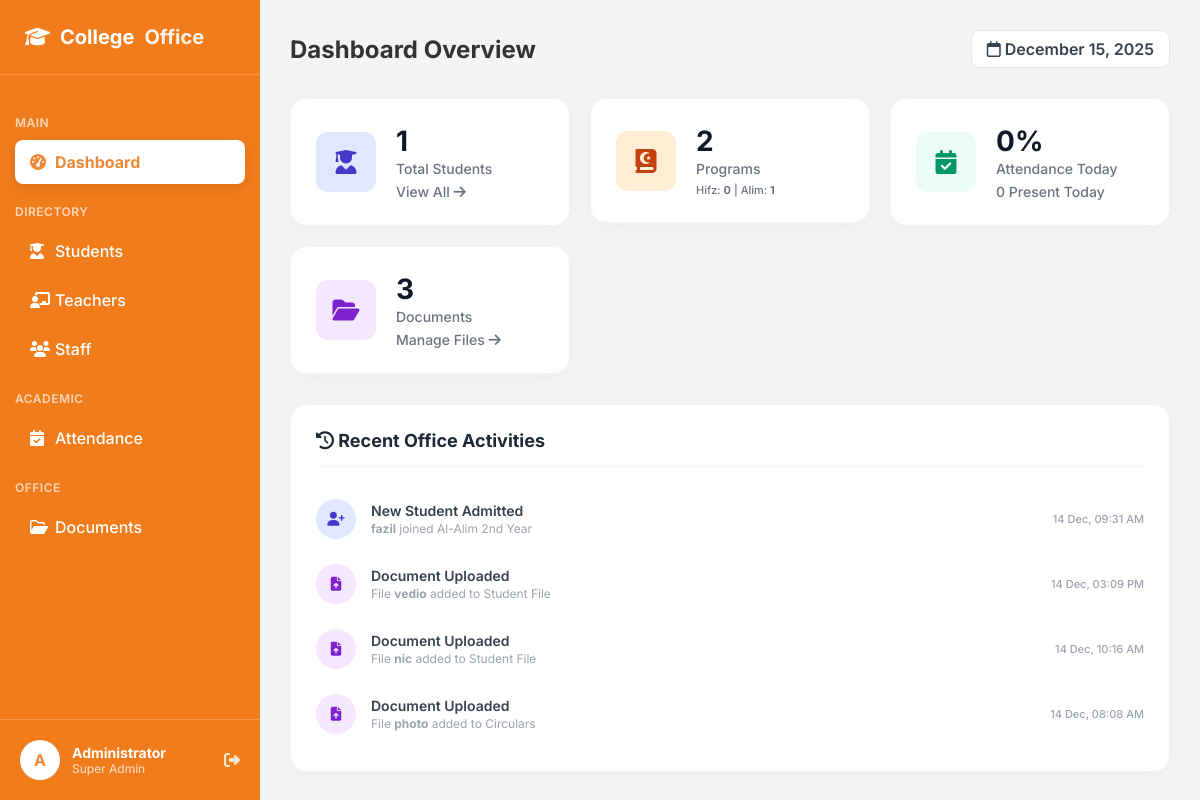
The app's page /dashboard.php (signed in) with its own data.
### tables this page shows
CREATE TABLE `students` (
  `student_id` int(11) NOT NULL,
  `full_name` varchar(100) NOT NULL,
  `admission_no` varchar(20) DEFAULT NULL,
  `class_year` varchar(50) DEFAULT NULL,
  `status` enum('Active','Inactive','Graduated') DEFAULT 'Active',
  `admission_date` date DEFAULT NULL,
  `created_at` timestamp NOT NULL DEFAULT current_timestamp(),
  `phone` varchar(20) DEFAULT NULL,
  `address` text DEFAULT NULL,
  `photo` varchar(255) DEFAULT NULL,
  `father_name` varchar(100) DEFAULT NULL
);

CREATE TABLE `documents` (
  `doc_id` int(11) NOT NULL,
  `title` varchar(100) NOT NULL,
  `file_path` varchar(255) NOT NULL,
  `uploaded_by` int(11) DEFAULT NULL,
  `uploaded_at` timestamp NOT NULL DEFAULT current_timestamp(),
  `category` varchar(50) DEFAULT 'General',
  `file_type` varchar(10) DEFAULT NULL,
  `file_size` varchar(20) DEFAULT NULL,
  `is_starred` tinyint(1) DEFAULT 0,
  `student_id` int(11) DEFAULT NULL
);

### dashboard.php (the view, shortened to what this page needs)
<?php
include 'db_conn.php';
$student_query = "SELECT COUNT(*) as total FROM students";
$student_result = mysqli_query($conn, $student_query);
$student_data = mysqli_fetch_assoc($student_result);
$total_students = isset($student_data['total']) ? intval($student_data['total']) : 0;
$active_query = "SELECT COUNT(*) as total FROM students WHERE status='Active'";
$active_result = mysqli_query($conn, $active_query);
$active_data = mysqli_fetch_assoc($active_result);
$active_students = isset($active_data['total']) ? intval($active_data['total']) : 0;
$hifz_query = "SELECT COUNT(*) as total FROM students WHERE class_year LIKE '%Hifz%'";
$hifz_data = mysqli_fetch_assoc(mysqli_query($conn, $hifz_query));
$hifz_count = $hifz_data['total'];
$alim_query = "SELECT COUNT(*) as total FROM students WHERE class_year LIKE '%Alim%'";
$alim_data = mysqli_fetch_assoc(mysqli_query($conn, $alim_query));
$alim_count = $alim_data['total'];
$total_programs = 2;
$today = date('Y-m-d');
$att_query = "SELECT COUNT(*) as present_count FROM attendance WHERE date = '$today' AND status = 'Present'";
$att_result = mysqli_query($conn, $att_query);
$att_data = mysqli_fetch_assoc($att_result);
$present_today = isset($att_data['present_count']) ? intval($att_data['present_count']) : 0;
$att_percentage = ($active_students > 0) ? round(($present_today / $active_students) * 100) : 0;
$doc_query = "SELECT COUNT(*) as total FROM documents";
$doc_result = mysqli_query($conn, $doc_query);
$doc_data = mysqli_fetch_assoc($doc_result);
$total_docs = isset($doc_data['total']) ? intval($doc_data['total']) : 0;
$recent_students = mysqli_query($conn, "SELECT full_name, class_year, created_at FROM students ORDER BY student_id DESC LIMIT 3");
$recent_docs = mysqli_query($conn, "SELECT title, category, uploaded_at FROM documents ORDER BY doc_id DESC LIMIT 3");
?>
<!DOCTYPE html>
<html lang="en">
<head>
    <link rel="stylesheet" href="https://cdnjs.cloudflare.com/ajax/libs/font-awesome/6.4.0/css/all.min.css">
    <link rel="stylesheet" href="dashboard.css">
</head>
<body>
    <div class="dashboard-container">
        <?php $page = 'dashboard';
        include 'sidebar.php'; ?>
        <main class="main-content">
            <header class="top-header">
                <h2>Dashboard Overview</h2>
                <div class="header-right">
                    <div style="background:white; padding:8px 15px; border-radius:8px; border:1px solid #E5E7EB; font-weight:600; color:#374151;">
                        <i class="fa-regular fa-calendar"></i> <?php echo date('F d, Y'); ?>
                    </div>
                </div>
            </header>
            <div class="cards-grid">
                <a href="students.php" class="card-link">
                    <div class="card">
                        <div class="card-icon bg-blue"><i class="fa-solid fa-user-graduate"></i></div>
                        <div class="card-info">
                            <h3><?php echo $total_students; ?></h3>
                            <span>Total Students</span>
                            <span class="card-subtext">View All <i class="fa-solid fa-arrow-right"></i></span>
                        </div>
                    </div>
                </a>
                <a href="students.php" class="card-link">
                    <div class="card">
                        <div class="card-icon bg-orange"><i class="fa-solid fa-book-quran"></i></div>
                        <div class="card-info">
                            <h3><?php echo $total_programs; ?></h3>
                            <span>Programs</span>
                            <span style="font-size:11px; color:#6B7280; margin-top:5px; display:block;">
                                Hifz: <b><?php echo $hifz_count; ?></b> | Alim: <b><?php echo $alim_count; ?></b>
                            </span>
                        </div>
                    </div>
                </a>
                <a href="attendance.php" class="card-link">
                    <div class="card">
                        <div class="card-icon bg-green"><i class="fa-solid fa-calendar-check"></i></div>
                        <div class="card-info">
                            <h3><?php echo $att_percentage; ?>%</h3>
                            <span>Attendance Today</span>
                            <span class="card-subtext"><?php echo $present_today; ?> Present Today</span>
                        </div>
                    </div>
                </a>
                <a href="documents.php" class="card-link">
                    <div class="card">
                        <div class="card-icon bg-purple"><i class="fa-solid fa-folder-open"></i></div>
                        <div class="card-info">
                            <h3><?php echo $total_docs; ?></h3>
                            <span>Documents</span>
                            <span class="card-subtext">Manage Files <i class="fa-solid fa-arrow-right"></i></span>
                        </div>
                    </div>
                </a>
            </div>
            <div class="activity-section">
                <h3 class="section-title"><i class="fa-solid fa-clock-rotate-left"></i> Recent Office Activities</h3>
                <ul class="activity-list">
                    <?php
                    if (mysqli_num_rows($recent_students) > 0) {
                        while ($rs = mysqli_fetch_assoc($recent_students)) {
                            $time_label = date('d M, h:i A', strtotime($rs['created_at']));
                    ?>
                            <li class="activity-item">
                                <div class="act-icon bg-blue"><i class="fa-solid fa-user-plus"></i></div>
                                <div class="act-details">
                                    <h4>New Student Admitted</h4>
                                    <p><b><?php echo $rs['full_name']; ?></b> joined <?php echo $rs['class_year']; ?></p>
                                </div>
                                <span class="act-time"><?php echo $time_label; ?></span>
                            </li>
                    <?php
                        }
                    }
                    ?>
                    <?php
                    if (mysqli_num_rows($recent_docs) > 0) {
                        while ($rd = mysqli_fetch_assoc($recent_docs)) {
                            $time_label = date('d M, h:i A', strtotime($rd['uploaded_at']));
                    ?>
                            <li class="activity-item">
                                <div class="act-icon bg-purple"><i class="fa-solid fa-file-arrow-up"></i></div>
                                <div class="act-details">
                                    <h4>Document Uploaded</h4>
                                    <p>File <b><?php echo $rd['title']; ?></b> added to <?php echo $rd['category']; ?></p>
                                </div>
                                <span class="act-time"><?php echo $time_label; ?></span>
                            </li>
                    <?php
                        }
                    }
                    ?>
                </ul>
            </div>
        </main>
    </div>
</body>
</html>

### dashboard.css (style rules this page uses)
* { margin: 0; padding: 0; box-sizing: border-box; font-family: 'Inter', sans-serif; }
body { background-color: #F3F4F6; color: #333; }
.dashboard-container { display: flex; min-height: 100vh; }
.main-content { margin-left: 260px; flex: 1; padding: 30px; }
.top-header { display: flex; justify-content: space-between; align-items: center; margin-bottom: 30px; }
.top-header h2 { font-size: 24px; font-weight: 700; }
.header-right { display: flex; align-items: center; gap: 20px; }
.activity-item { display: flex; align-items: center; gap: 15px; padding: 15px 0; border-bottom: 1px solid #F3F4F6; }

### dashboard.php (style rules this page uses)
.cards-grid { display: grid; grid-template-columns: repeat(auto-fit, minmax(240px, 1fr)); gap: 20px; margin-bottom: 30px; }
.card-link { text-decoration: none; color: inherit; display: block; transition: transform 0.2s, box-shadow 0.2s; }
.card { background: white; padding: 25px; border-radius: 16px; border: 1px solid #F3F4F6; box-shadow: 0 4px 15px rgba(0, 0, 0, 0.03); display: flex; align-items: center; gap: 20px; }
.card-icon { width: 60px; height: 60px; border-radius: 12px; display: flex; align-items: center; justify-content: center; font-size: 24px; }
.card-info h3 { font-size: 28px; font-weight: 700; margin: 0; color: #111827; }
.card-info span { font-size: 14px; color: #6B7280; font-weight: 500; }
.card-subtext { font-size: 12px; color: #059669; font-weight: 600; margin-top: 5px; display: block; }
.activity-section { background: white; border-radius: 16px; padding: 25px; border: 1px solid #F3F4F6; box-shadow: 0 4px 15px rgba(0, 0, 0, 0.03); }
.section-title { font-size: 18px; font-weight: 700; color: #1F2937; margin-bottom: 20px; border-bottom: 1px solid #F3F4F6; padding-bottom: 15px; }
.activity-list { list-style: none; padding: 0; margin: 0; }
.activity-item { display: flex; align-items: center; gap: 15px; padding: 12px 0; border-bottom: 1px solid #F9FAFB; }
.activity-item:last-child { border-bottom: none; }
.act-icon { width: 40px; height: 40px; border-radius: 50%; display: flex; align-items: center; justify-content: center; font-size: 14px; flex-shrink: 0; }
.act-details h4 { font-size: 14px; font-weight: 600; color: #374151; margin: 0; }
.act-details p { font-size: 12px; color: #9CA3AF; margin: 2px 0 0; }
.act-time { margin-left: auto; font-size: 11px; color: #9CA3AF; font-weight: 500; }
.bg-blue { background: #E0E7FF; color: #4338CA; }
.bg-green { background: #ECFDF5; color: #059669; }
.bg-orange { background: #FFEDD5; color: #C2410C; }
.bg-purple { background: #F3E8FF; color: #7E22CE; }

### records on screen
students: full_name "fazil", class_year "Al-Alim 2nd Year", created_at "14 Dec, 09:31 AM"
documents: title "vedio", category "Student File", uploaded_at "14 Dec, 03:09 PM"
documents: title "nic", category "Student File", uploaded_at "14 Dec, 10:16 AM"
documents: title "photo", category "Circulars", uploaded_at "14 Dec, 08:08 AM"

### other values on screen
$total_students "1"
$total_programs "2"
$hifz_count "0"
$alim_count "1"
$att_percentage "0"
$present_today "0"
$total_docs "3"
